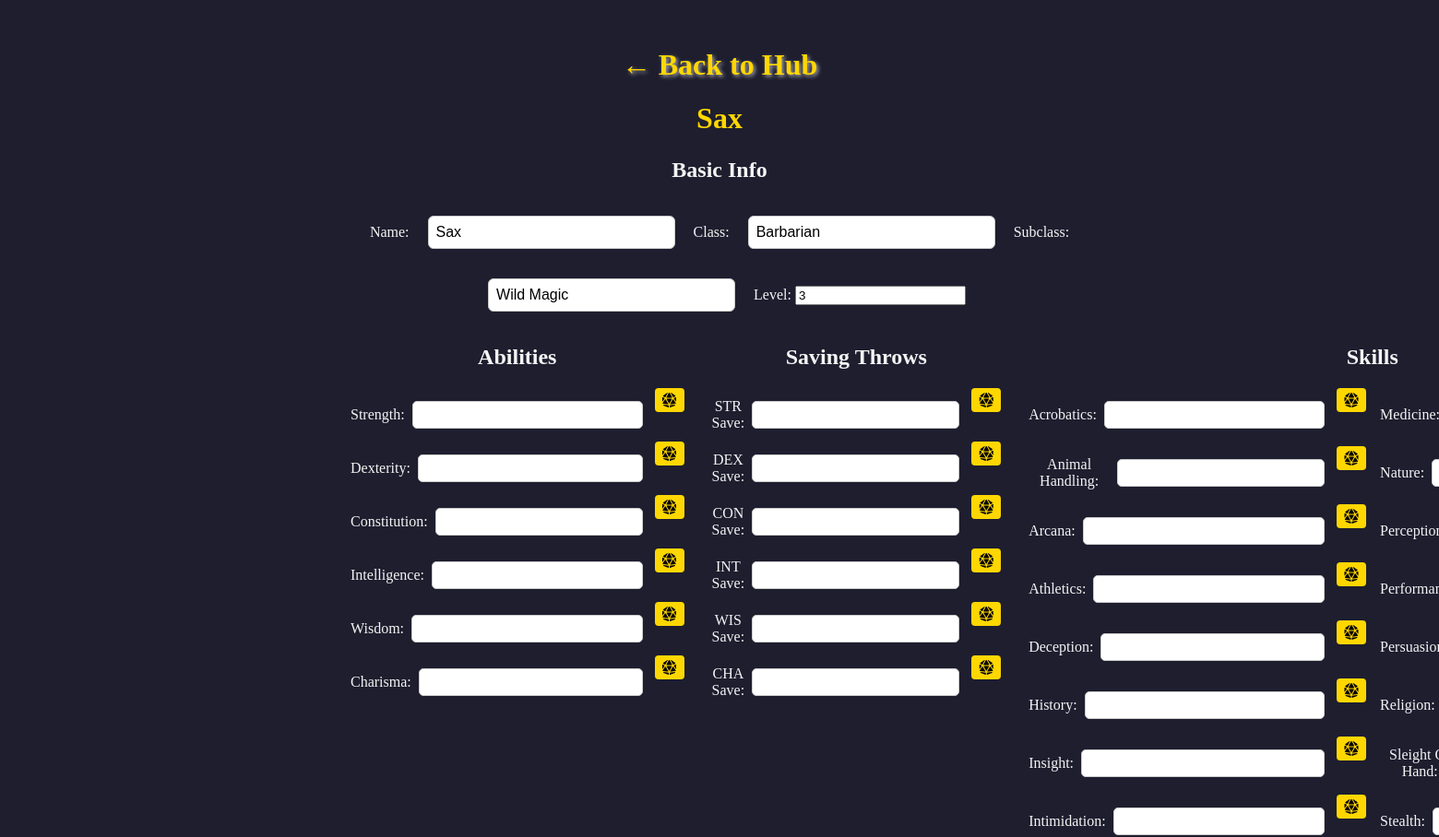
The page /characters/3 (upper part) on the database as committed earlier.
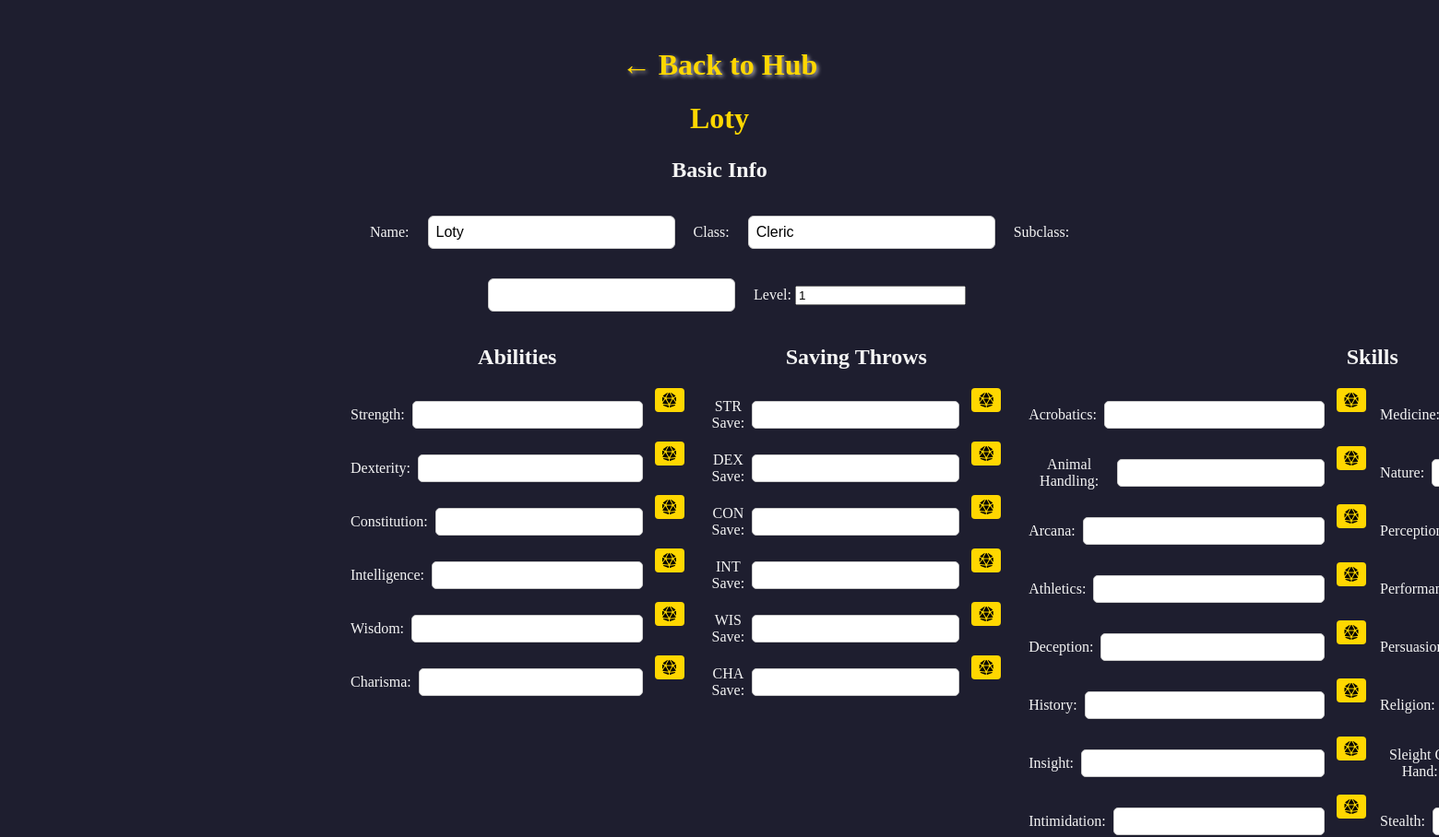
The same page on the database as committed later.
### models.py (models this page shows, shortened)
class Character(db.Model):
    id = db.Column(db.Integer, primary_key=True)
    name = db.Column(db.String(100), nullable=False)
    data = db.Column(db.Text, nullable=False)
    def get_data(self):
        data = json.loads(self.data)
        for key, value in DEFAULT_CHARACTER_DATA.items():
            if key not in data:
                data[key] = value
            elif isinstance(value, dict):
                for subkey, subvalue in value.items():
                    data[key].setdefault(subkey, subvalue)
        return data

### app.py (the view)
@app.route("/characters/<int:char_id>")
def view_character(char_id):
    character = Character.query.get_or_404(char_id)
    return render_template(
        "character_sheet.html",
        character=character,
        character_data=character.get_data(),
        editable=False
    )

### templates/character_sheet.html (shortened to what this page needs)
<!DOCTYPE html>
<html lang="en">
<head>
    <link rel="stylesheet" href="{{ url_for('static', filename='style.css') }}">
    <link rel="stylesheet" href="https://cdnjs.cloudflare.com/ajax/libs/font-awesome/6.5.0/css/all.min.css">
</head>
<body>
    <h2><a href="{{ url_for('characters_hub') }}">← Back to Hub</a></h2>
    <h1>{{ character.name }}</h1>
    <form id="characterForm">
        <section>
            <h2>Basic Info</h2>
            <label>Name: <input type="text" name="name" value="{{ character.name }}"></label>
            <label>Class: <input type="text" name="class_name"
                    value="{{ character_data.get('class_name', '') }}"></label>
            <label>Subclass: <input type="text" name="subclass"
                    value="{{ character_data.get('subclass', '') }}"></label>
            <label>Level: <input type="number" name="level" value="{{ character_data.get('level', 1) }}"></label>
        </section>
        <div class="abilities-container">
            <section class="abilities">
                <h2>Abilities</h2>
                <label>
                    Strength: <input type="number" name="strength">
                    <button type="button" class="roll-btn" data-mod="{{ character_data.get('strength', 0) }}"><i
                            class="fa-solid fa-dice-d20"></i></button>
                </label>
                <label>
                    Dexterity: <input type="number" name="dexterity">
                    <button type="button" class="roll-btn" data-mod="{{ character_data.get('dexterity', 0) }}"><i
                            class="fa-solid fa-dice-d20"></i></button>
                </label>
                <label>
                    Constitution: <input type="number" name="constitution">
                    <button type="button" class="roll-btn" data-mod="{{ character_data.get('constitution', 0) }}"><i
                            class="fa-solid fa-dice-d20"></i></button>
                </label>
                <label>
                    Intelligence: <input type="number" name="intelligence">
                    <button type="button" class="roll-btn" data-mod="{{ character_data.get('intelligence', 0) }}"><i
                            class="fa-solid fa-dice-d20"></i></button>
                </label>
                <label>
                    Wisdom: <input type="number" name="wisdom">
                    <button type="button" class="roll-btn" data-mod="{{ character_data.get('wisdom', 0) }}"><i
                            class="fa-solid fa-dice-d20"></i></button>
                </label>
                <label>
                    Charisma: <input type="number" name="charisma">
                    <button type="button" class="roll-btn" data-mod="{{ character_data.get('charisma', 0) }}"><i
                            class="fa-solid fa-dice-d20"></i></button>
                </label>
            </section>
            <section class="saving-throws">
                <h2>Saving Throws</h2>
                <label>
                    STR Save: <input type="number" name="str_save">
                    <button type="button" class="roll-btn" data-mod="{{ character_data.get('str_save', 0) }}"><i
                            class="fa-solid fa-dice-d20"></i></button>
                </label>
                <label>
                    DEX Save: <input type="number" name="dex_save">
                    <button type="button" class="roll-btn" data-mod="{{ character_data.get('dex_save', 0) }}"><i
                            class="fa-solid fa-dice-d20"></i></button>
                </label>
                <label>
                    CON Save: <input type="number" name="con_save">
                    <button type="button" class="roll-btn" data-mod="{{ character_data.get('con_save', 0) }}"><i
                            class="fa-solid fa-dice-d20"></i></button>
                </label>
                <label>
                    INT Save: <input type="number" name="int_save">
                    <button type="button" class="roll-btn" data-mod="{{ character_data.get('int_save', 0) }}"><i
                            class="fa-solid fa-dice-d20"></i></button>
                </label>
                <label>
                    WIS Save: <input type="number" name="wis_save">
                    <button type="button" class="roll-btn" data-mod="{{ character_data.get('wis_save', 0) }}"><i
                            class="fa-solid fa-dice-d20"></i></button>
                </label>
                <label>
                    CHA Save: <input type="number" name="cha_save">
                    <button type="button" class="roll-btn" data-mod="{{ character_data.get('cha_save', 0) }}"><i
                            class="fa-solid fa-dice-d20"></i></button>
                </label>
            </section>
            <section class="skills">
                <h2>Skills</h2>
                <div class="skills-container">
                    <div class="skills-column">
                        <label>
                            Acrobatics: <input type="number" name="acrobatics">
                            <button type="button" class="roll-btn"
                                data-mod="{{ character_data.get('acrobatics', 0) }}"><i
                                    class="fa-solid fa-dice-d20"></i></button>
                        </label>
                        <label>
                            Animal Handling: <input type="number" name="animal_handling">
                            <button type="button" class="roll-btn"
                                data-mod="{{ character_data.get('animal_handling', 0) }}"><i
                                    class="fa-solid fa-dice-d20"></i></button>
                        </label>
                        <label>
                            Arcana: <input type="number" name="arcana">
                            <button type="button" class="roll-btn" data-mod="{{ character_data.get('arcana', 0) }}"><i
                                    class="fa-solid fa-dice-d20"></i></button>
                        </label>
                        <label>
                            Athletics: <input type="number" name="athletics">
                            <button type="button" class="roll-btn"
                                data-mod="{{ character_data.get('athletics', 0) }}"><i
                                    class="fa-solid fa-dice-d20"></i></button>
                        </label>
                        <label>
                            Deception: <input type="number" name="deception">
                            <button type="button" class="roll-btn"
                                data-mod="{{ character_data.get('deception', 0) }}"><i
                                    class="fa-solid fa-dice-d20"></i></button>
                        </label>
                        <label>
                            History: <input type="number" name="history">
                            <button type="button" class="roll-btn" data-mod="{{ character_data.get('history', 0) }}"><i
                                    class="fa-solid fa-dice-d20"></i></button>
                        </label>
                        <label>
                            Insight: <input type="number" name="insight">
                            <button type="button" class="roll-btn" data-mod="{{ character_data.get('insight', 0) }}"><i
                                    class="fa-solid fa-dice-d20"></i></button>
                        </label>
                        <label>
                            Intimidation: <input type="number" name="intimidation">
                            <button type="button" class="roll-btn"
                                data-mod="{{ character_data.get('intimidation', 0) }}"><i
                                    class="fa-solid fa-dice-d20"></i></button>
                        </label>
                    </div>
                    <div class="skills-column">
                        <label>
                            Medicine: <input type="number" name="medicine">
                        </label>
                        <label>
                            Nature: <input type="number" name="nature">
                        </label>
                        <label>
                            Perception: <input type="number" name="perception">
                        </label>
                        <label>
                            Performance: <input type="number" name="performance">
                        </label>
                        <label>
                            Persuasion: <input type="number" name="persuasion">
                        </label>
                        <label>
                            Religion: <input type="number" name="religion">
                        </label>
                        <label>
                            Sleight Of Hand: <input type="number" name="sleight_of_hand">
                        </label>
                        <label>
                            Stealth: <input type="number" name="stealth">
                        </label>
                    </div>
                </div>
            </section>
        </div>
    </form>
</body>

### static/style.css (style rules this page uses)
body { background: #1e1e2f; color: #f4f4f4; font-family: 'Georgia', serif; padding: 2rem; max-width: 800px; margin: auto; text-align: center; }
a { color: #ffd700; text-decoration: none; font-size: 2rem; text-shadow: 2px 2px 4px rgba(255, 255, 255, 0.6); transition: color 0.3s ease, text-shadow 0.3s ease; }
button { background: #643173; border: none; color: #fff; padding: 0.7rem 1.2rem; font-size: 1.1rem; border-radius: 8px; cursor: pointer; margin-bottom: 2rem; }
form { margin-bottom: 2rem; }
input[type="text"] { padding: 0.5rem; margin: 1rem; font-size: 1rem; border-radius: 6px; border: 1px solid #ccc; width: 250px; }
.abilities-container { display: flex; justify-content: space-between; gap: 30px; margin-bottom: 30px; }
.abilities, .saving-throws, .skills { display: flex; flex-direction: column; }
.abilities label, .saving-throws label, .skills label, .attacks-spells label { display: flex; align-items: center; gap: 8px; }
.abilities input, .saving-throws input, .skills input, .attacks-spells input { flex: 1; padding: 5px 8px; border-radius: 5px; border: 1px solid #ccc; font-size: 1rem; }
.skills { flex: 1; display: flex; flex-direction: column; }
.skills-container { display: flex; gap: 15px; }
.skills-column { display: flex; flex-direction: column; gap: 5px; }
.roll-btn, .roll-damage-btn { margin-left: 5px; cursor: pointer; background: #ffd700; border: none; border-radius: 4px; color: #000; padding: 5px 8px; display: flex; align-items: center; justify-content: center; font-size: 1rem; transition: background 0.2s; }
h1 { font-size: 2rem; margin-bottom: 1.5rem; color: #ffd700; }

Rows that differ between the two databases and show on the page:
changed Character: name "Sax" → "Loty"
Other text that changed with them:
form field class_name: "Barbarian" → "Cleric"
form field subclass: "Wild Magic" → (not shown)
form field level: "3" → "1"
